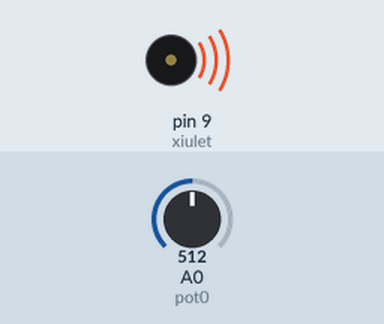
Simulated run of this sketch. Board: Arduino Uno, built with avr-gcc and run on an emulated ATmega328P. Parts: buzzer (waves = sounding). The inputs (shaded band) are chosen by the test bench; at power-on: A0 (pot0) = 512.

Above: at 0.1 s.
Timing chart, 0 to 1.6 s (numbered marks = the images above):
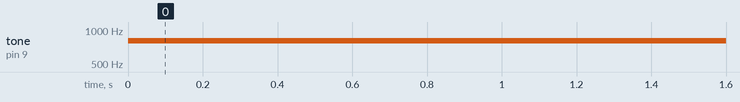

Measured:
- by itself, tone on pin 9 (xiulet): silent → 800 Hz at 0.00 s

The sketch:

005_Ex2.ino
```cpp
/*********************************************************************************
**                                                                              **
**                               Sirena                                         **
**                                                                              **
**                                                                              **
**    Nom: Pol Careta                                          Data:15/01/22    **
*********************************************************************************/
//*************************** Includes *******************************************

//********** Variables ************************************************************
const byte xiulet = 9;        // donar nom al pin 9 de l’Arduino
const byte pot0 = A0;         // donar nom al pin A0 de l’Arduino
int valPot0;                 // guardar valor del potenciometre

//********** Setup ****************************************************************
void setup()
{
  pinMode(xiulet, OUTPUT);   // definir el pin 9 com una sortida
}

//********** Loop *****************************************************************
void loop()
{
  valPot0 = analogRead(pot0);    // llegir valor potenciòmetre

  tone(xiulet, 800, 3000);    // xiulet de durada valPot0
  delay(2*valPot0);              // esperar valPot0 del xiulet + valPot0 silenci
}

//********** Funcions *************************************************************
```
